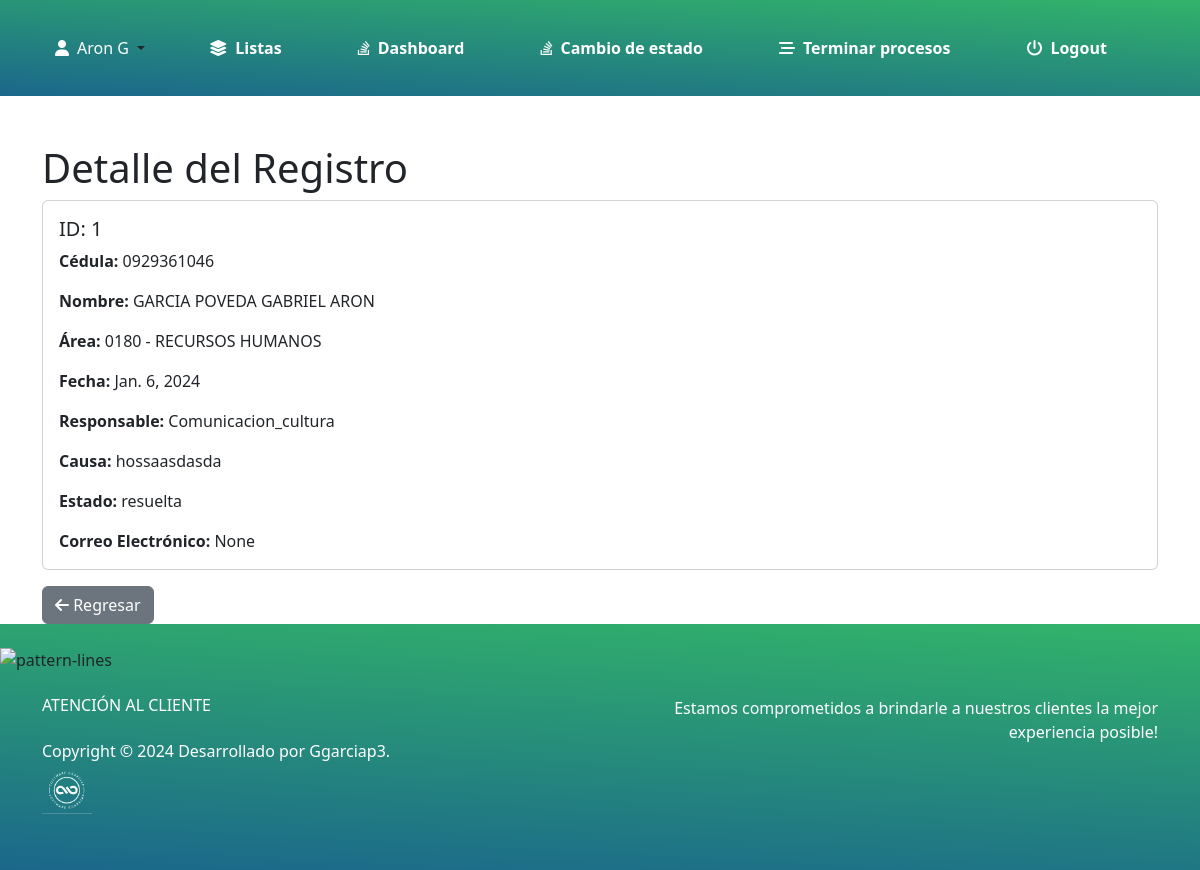
The app's page /detalle/Sugerencia/1/ (signed in) with its own data.
### myapp/models.py (models this page shows)
class Registro(models.Model):
    usuario = models.ForeignKey('Usuario', on_delete=models.CASCADE, related_name='%(class)ss', null=True)
    fecha = models.DateField(default=date.today)
    RESPONSABLE_CHOICES = [
        ('Comunicacion_cultura', 'Comunicación clima y cultura'),
        ('Desarrollo_laboral', 'Desarrollo y relaciones laborales'),
        ('Nomina_compensaciones', 'Nomina y compensaciones'),
        ('Seguridad_salud_ambiente', 'Seguridad, salud y ambiente'),
        ('Servicios_generales', 'Servicios generales'),
        ('Campo', 'Campo'),
        ('Fabrica', 'Fabrica'),
    ]
    responsable = models.CharField(max_length=50, choices=RESPONSABLE_CHOICES)
    causa = models.TextField()
    ESTADO_CHOICES = [
        ('pendiente', 'Pendiente'),
        ('en_revision', 'En revisión'),
        ('resuelta', 'Resuelta'),
    ]
    estado = models.CharField(max_length=20, choices=ESTADO_CHOICES)
    CORREO_CHOICES = [
        ('arongarcia558@gmail.com', 'arongarcia558@gmail.com'),
        ('ggarciap3@unemi.edu.ec', 'ggarciap3@unemi.edu.ec'),
    ]
    correo = models.CharField(max_length=254, choices=CORREO_CHOICES, verbose_name='Correo Electrónico', blank=True, null=True)
    fecha_registro = models.DateTimeField(auto_now_add=True)
    class Meta:
        abstract = True

class Sugerencia(Registro):
    tipo_proceso = models.CharField(max_length=20, default='Sugerencia')

class Usuario(models.Model):
    cedula = models.CharField(max_length=10, primary_key=True)
    nombre = models.CharField(max_length=255)
    area = models.CharField(max_length=50)
    departamento = models.CharField(max_length=50)
    cargo = models.CharField(max_length=50)
    tipo_empleado = models.CharField(max_length=20)
    tipo_contrato = models.CharField(max_length=20)
    class Meta:
        db_table = 'usuario'

### myapp/views.py (the view)
# urls.py: path('detalle/<str:modelo>/<int:pk>/', views.detalle, name='detalle'),
@login_required
def detalle(request, modelo, pk):
    model_map = {
        'Sugerencia': Sugerencia,
        'Queja': Queja,
        'Peticion': Peticion,
        'Reclamo': Reclamo,
    }
    model = model_map.get(modelo)
    registro = get_object_or_404(model, pk=pk) # type: ignore
    return render(request, 'detalle.html', {'registro': registro})

### myapp/templates/detalle.html (shortened to what this page needs)
{% extends "base_admin.html" %}
{% load static %}
{% block content %}
<div class="container">
    <h1 class="mt-5">Detalle del Registro</h1>
    <div class="card">
        <div class="card-body">
            <h5 class="card-title">ID: {{ registro.id }}</h5>
            <div class="row">
                <div class="col-md-6">
                    <p class="card-text"><strong>Cédula:</strong> {{ registro.usuario.cedula }}</p>
                    <p class="card-text"><strong>Nombre:</strong> {{ registro.usuario.nombre }}</p>
                    <p class="card-text"><strong>Área:</strong> {{ registro.usuario.area }}</p>
                    <p class="card-text"><strong>Fecha:</strong> {{ registro.fecha }}</p>
                    <p class="card-text"><strong>Responsable:</strong> {{ registro.responsable }}</p>
                    <p class="card-text"><strong>Causa:</strong> {{ registro.causa }}</p>
                    <p class="card-text"><strong>Estado:</strong> {{ registro.estado }}</p>
                    <p class="card-text"><strong>Correo Electrónico:</strong> {{ registro.correo }}</p>
                </div>
                <div class="col-md-6">
                </div>
            </div>
        </div>
    </div>
    <div class="text-left mt-3">
        <a href="{% url 'procesos_terminados' %}" class="btn btn-secondary"><i class="fas fa-arrow-left"></i> Regresar</a>
    </div>
</div>
{% endblock %}

### myapp/templates/base_admin.html (shortened to what this page needs)
{% load static %}
<!DOCTYPE html>
<html lang="en">
<head>
    <link href="https://cdn.jsdelivr.net/npm/bootstrap@5.2.0/dist/css/bootstrap.min.css" rel="stylesheet"
>
    <link rel="stylesheet" href="{% static 'css/style.css' %}">
</head>
<body>
<nav
class="navbar navbar-expand-lg navbar-light bg-white z-index-3 py-3" style="background: linear-gradient(3deg,#1b678b,#32b36a);">
<div class="container">
  <div class="dropdown ms-auto white">
    <button class="btn dropdown-toggle " type="button" data-bs-toggle="dropdown"
        aria-expanded="false">
        <i class="fas fa-user me-2" style="color: white;"></i><span style="color: white;">{{ request.user.first_name }}</span>
    </button>
</div>
  <div class="collapse navbar-collapse w-100 pt-3 pb-2 py-lg-0" id="navigation">
    <ul class="navbar-nav navbar-nav-hover mx-auto">
      <li class="nav-item mx-2">
        <a href="{% url 'lista_admin' %}" class="list-group-item   second-text fw-bold ">
          <i class="fa-solid fa-layer-group me-2"></i>Listas
        </a>
      </li>
      <li class="nav-item mx-2">
        <a href="{% url 'dashboard' %}" class="list-group-item  second-text fw-bold ">
          <i class="fa-brands fa-stack-overflow me-2"></i>Dashboard
        </a>
      </li>
      <li class="nav-item mx-2">
        <a href="{% url 'update_admin' %}" class="list-group-item  second-text fw-bold ">
          <i class="fa-brands fa-stack-overflow me-2"></i>Cambio de estado
        </a>
      </li>
      <li class="nav-item mx-2">
        <a href="{% url 'procesos_terminados' %}" class="list-group-item  second-text fw-bold ">
          <i class="fa-solid fa-bars-staggered me-2"></i>Terminar procesos
        </a>
      </li>
      <li class="nav-item mx-2">
        <a href="{% url 'cerrar_sesion' %}" class="list-group-item  second-text fw-bold "><i
            class="fas fa-power-off me-2"></i>Logout</a>
      </li>
  </div>
</div>
</nav>
            {% block content %}{% endblock %}
            {% block footer %}
 <footer class="footern  pt-4 pb-2" style="background: linear-gradient(3deg,#1b678b,#32b36a);" >
    <footer class="footer py-5 my-9 bg-gradient-dark position-relative overflow-hidden">
            <img src="https://appsrv1-147a1.kxcdn.com/soft-ui-design-pro-django-v1.0.4/img/shapes/waves-white.svg" alt="pattern-lines" class="position-absolute start-0 top-0 w-100 opacity-6">
            <div class="container position-relative z-index-1">
              <div class="row">
                <div class="col-lg-4 me-auto mb-lg-0 mb-4 text-lg-start text-center">
                  <h6 class="text-white font-weight-bolder text-uppercase mb-lg-4 mb-3">Atención al cliente</h6>
                  <p class="text-sm text-white opacity-8 mb-0">
                    Copyright © <script>document.write(new Date().getFullYear())</script> Desarrollado por Ggarciap3.
                    <img src="{% static 'img/logo3.png' %}" alt="Logo" class="img-fluid logo-pequeno ">
                </p>
                </div>
                <div class="col-lg-6 ms-auto text-lg-end text-center">
                  <p class="mb-5 text-lg text-white font-weight-bold">
                    Estamos comprometidos a brindarle a nuestros clientes la mejor experiencia posible!
                  </p>
                </div>
              </div>
            </div>
          </footer>
            </footer>
            {% endblock %}
</body>
</html>

### myapp/static/css/style.css (style rules this page uses)
body, html { min-height: 100vh; margin: 0; display: flex; flex-direction: column; }
.logo-pequeno { width: 50px; height: auto; }
.footern { background:linear-gradient(310deg,#2cb66f,#338BC1); margin-top: auto; }
.second-text { color: #ffffff; }
.list-group-item { border:0px; padding: 20px 30px; }

### records on screen
Sugerencia: id "1", usuario.cedula "0929361046", usuario.nombre "GARCIA POVEDA GABRIEL ARON", usuario.area "0180 - RECURSOS HUMANOS", fecha "Jan. 6, 2024", responsable "Comunicacion_cultura", causa "hossaasdasda", estado "resuelta", correo "None"

### other values on screen
{{ request.user.first_name }} "Aron G"
